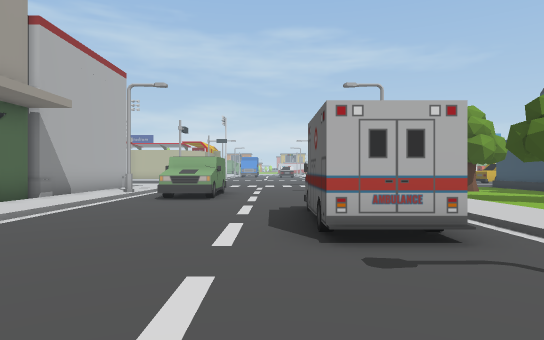
[1] (above)

24 first-person views from a walk through a Unity game level. The camera is 1.5 m above the floor, looks level and sees 75° across. The floor is counted in squares, 2 m on a side. Each view is taken from the middle of a square. On the plan, view 1 faces up. The plan holds only what a view shows up to about 11 squares ahead; the rest is blank. The place goes on beyond the plan. The player is left out.

[2]
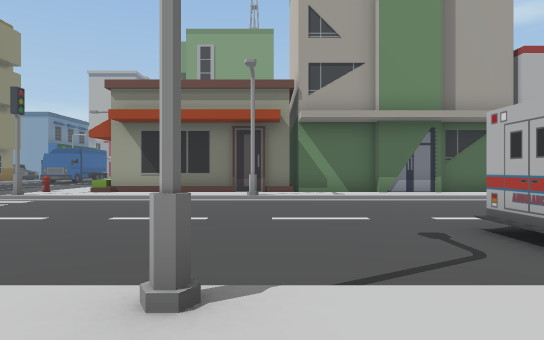

[3]
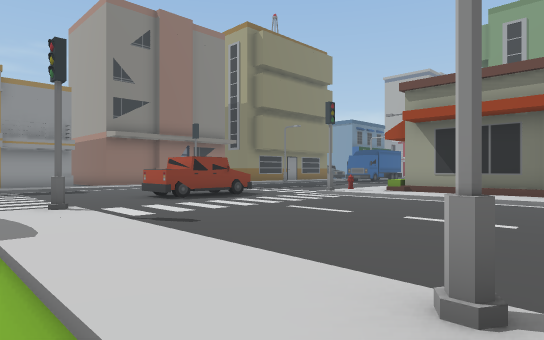

[4]
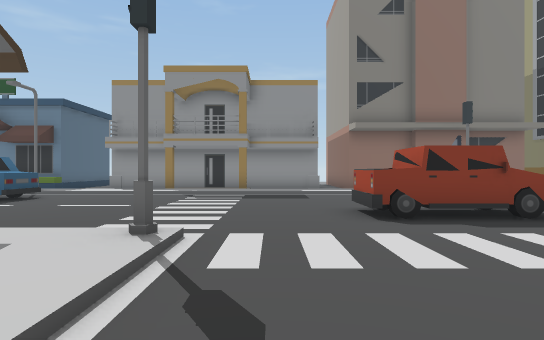

[5]
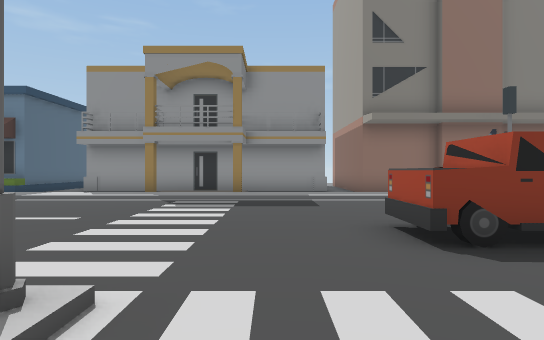

[6]
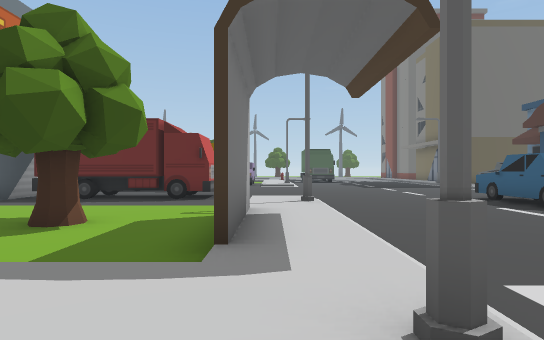

[7]
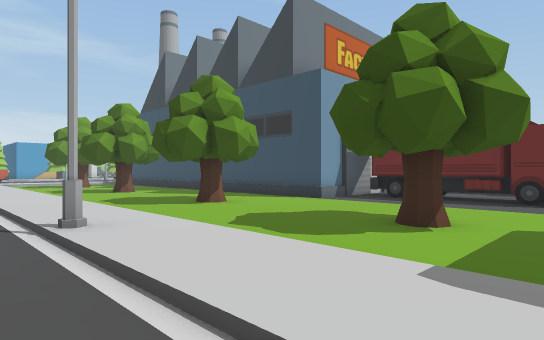

[8]
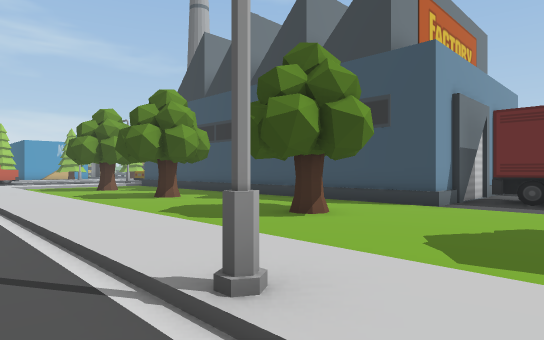

[9]
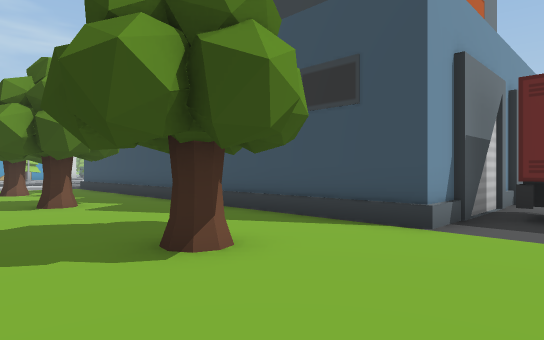

[10]
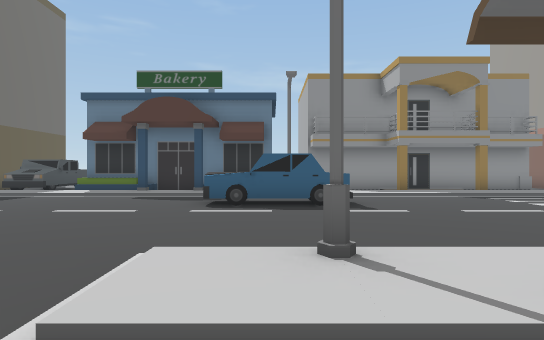

[11]
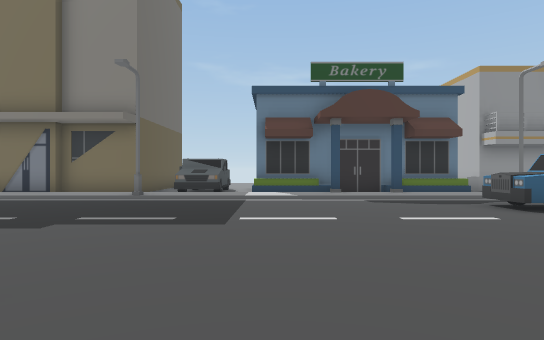

[12]
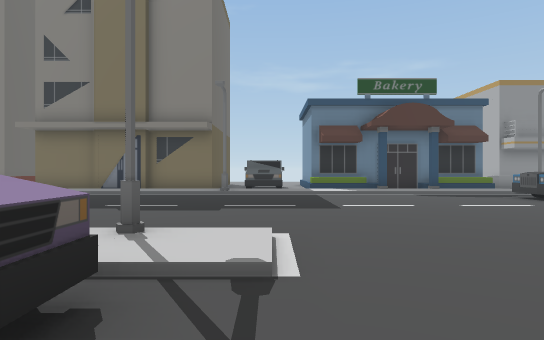

[13]
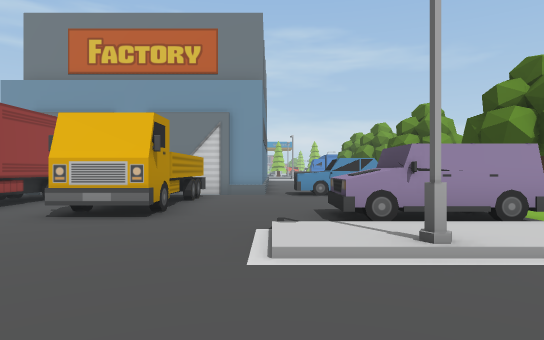

[14]
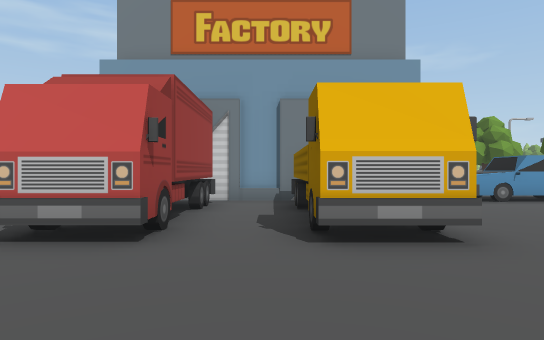

[15]
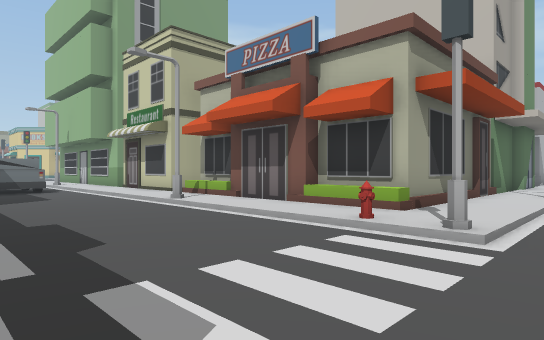

[16]
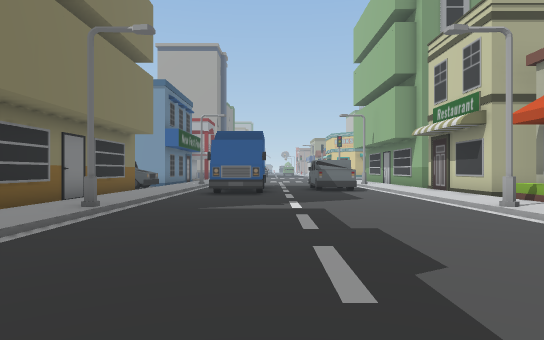

[17]
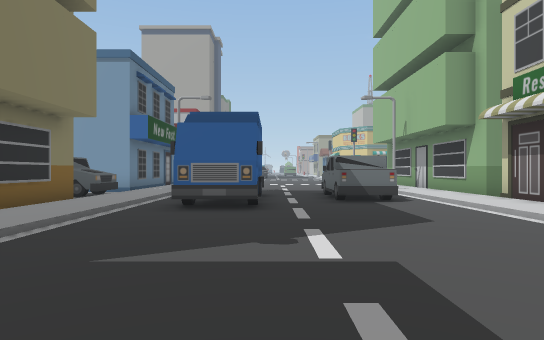

[18]
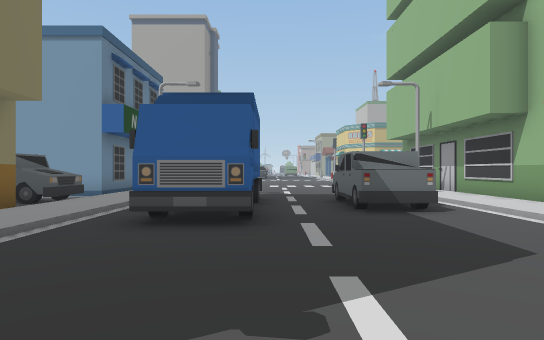

[19]
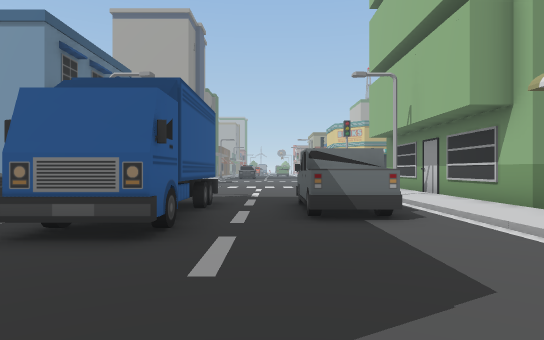

[20]
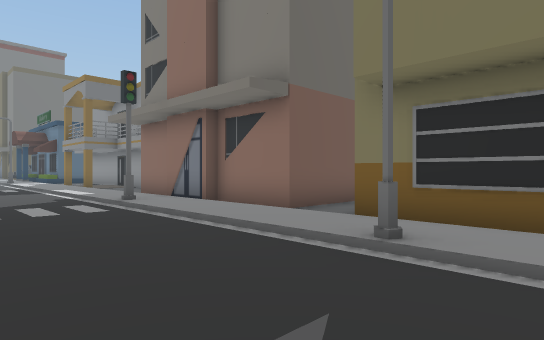

[21]
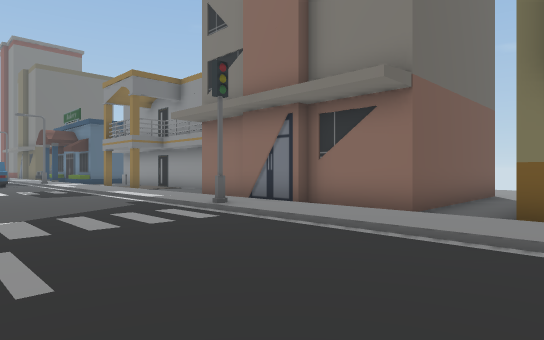

[22]
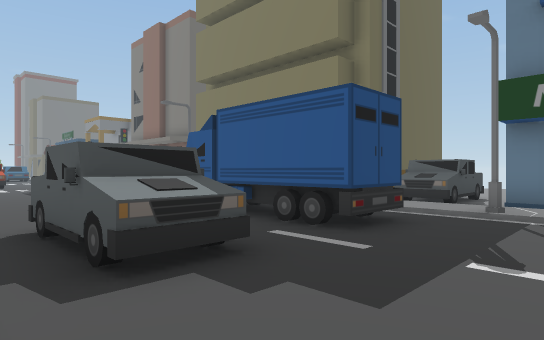

[23]
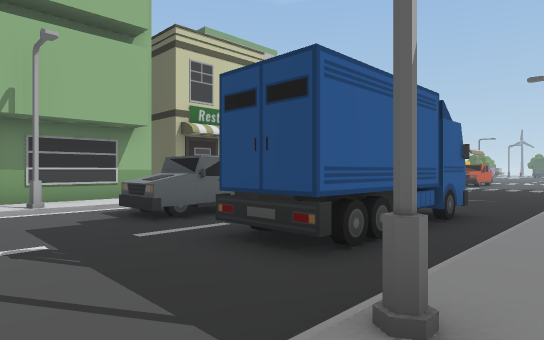

[24]
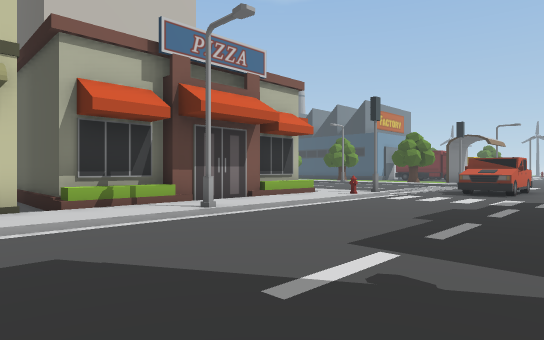

### Floor plan
Key: @ floor where view 1 was taken; # wall or solid block; . main floor; : floor 0.25 m higher than the main floor; / step, stairs or slope; S streetlight; B building; T tree; H hydrant; R truck; C car; N container; O other object.
Columns run from 22 left of view 1 to 21 right of it. Each row starts with its distance up from view 1.
 11                 #:S O... S:.....B
 10                 #:/OO...  :.....B
  9                 #:/OO... /:.....B
  8                 B:/..... /:..T..B
  7                 B:/....O /:.....B
  6                 B:/....O /:.....B
  5                 B:/....O /:.....BB
  4                 B:/....OO/:.....B
  3                 B:/....../:..T..BBBBBBBBB
  2                 B:/....../:.....BBBBBBBBBCCC
  1                 B:S......S:......NN..RR..C.
  0           B     B:/...@../:......NN..RR...
 -1           B     B:/....../:......NN..RR...
 -2           B     B:/....../:..T...NN..RR...
 -3          BB     B:/....../:......NN..RR..OOO
 -4 BBBBB BBBBBBBBBBB:/....../:.OOO..........OOO
 -5 ::::::::::::::::::/....../:::::::/....../:::
 -6 //S/////////S///H/#......#/////S//....../S//
 -7  ..RRR......................................
 -8 ...RRR..............RRR.....................
 -9 ....................RRR.....................
-10 ............................................
-11 ...NNNNN.......................CCC..........
-12 ...NNNNN........................C...........
-13  /S/////////S/////#////////////S/////////S//
-14 ::::::::::::::::::::::::::::::::::/:/:::::::
-15 BBBRRBBBBBBBBB.BBBBBBB   #  #   BB   BB RRBB
-16   BRRB        .B                        RRBB

Positions as (right, up) in squares from view 1, and headings:
1: (0, 0), facing up
2: (5, 1), facing left
3: (5, 1), facing down-left
4: (2, -2), facing down
5: (2, -4), facing down
6: (2, -5), facing right
7: (2, -4), facing up-right
8: (2, -1), facing up-right
9: (5, 0), facing up-right
10: (10, -3), facing down
11: (16, -4), facing down
12: (18, -2), facing down
13: (18, -9), facing up
14: (14, -7), facing up
15: (-3, -10), facing up-left
16: (-4, -10), facing left
17: (-8, -10), facing left
18: (-10, -10), facing left
19: (-11, -9), facing left
20: (-12, -10), facing down-right
21: (-10, -9), facing down-right
22: (-22, -6), facing down-right
23: (-22, -14), facing up-right
24: (-14, -11), facing up-right
